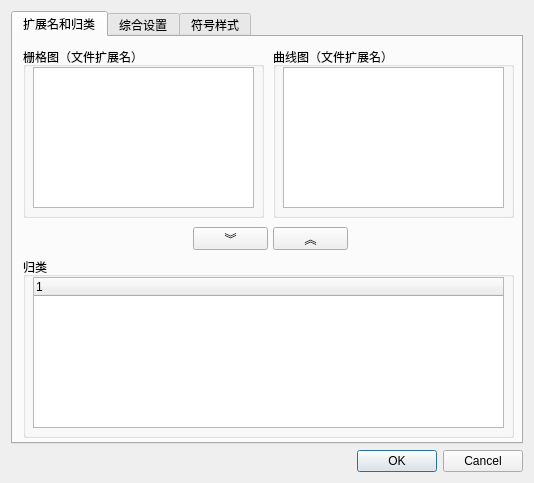
<?xml version="1.0" encoding="UTF-8"?>
<ui version="4.0">
 <class>MainSettingDialogSetup</class>
 <widget class="QDialog" name="MainSettingDialogSetup">
  <property name="geometry">
   <rect>
    <x>0</x>
    <y>0</y>
    <width>534</width>
    <height>483</height>
   </rect>
  </property>
  <property name="sizePolicy">
   <sizepolicy hsizetype="Fixed" vsizetype="Fixed">
    <horstretch>0</horstretch>
    <verstretch>0</verstretch>
   </sizepolicy>
  </property>
  <property name="windowTitle">
   <string>Dialog</string>
  </property>
  <layout class="QGridLayout" name="gridLayout">
   <item row="1" column="1">
    <widget class="QDialogButtonBox" name="buttonBox">
     <property name="orientation">
      <enum>Qt::Horizontal</enum>
     </property>
     <property name="standardButtons">
      <set>QDialogButtonBox::Cancel|QDialogButtonBox::Ok</set>
     </property>
    </widget>
   </item>
   <item row="0" column="1">
    <widget class="QTabWidget" name="tabWidget">
     <property name="currentIndex">
      <number>0</number>
     </property>
     <widget class="QWidget" name="tab">
      <attribute name="title">
       <string>扩展名和归类</string>
      </attribute>
      <widget class="QGroupBox" name="groupBox">
       <property name="geometry">
        <rect>
         <x>10</x>
         <y>10</y>
         <width>241</width>
         <height>171</height>
        </rect>
       </property>
       <property name="title">
        <string>栅格图（文件扩展名）</string>
       </property>
       <widget class="QListWidget" name="rasterList">
        <property name="geometry">
         <rect>
          <x>10</x>
          <y>20</y>
          <width>221</width>
          <height>141</height>
         </rect>
        </property>
       </widget>
      </widget>
      <widget class="QGroupBox" name="groupBox_2">
       <property name="geometry">
        <rect>
         <x>260</x>
         <y>10</y>
         <width>241</width>
         <height>171</height>
        </rect>
       </property>
       <property name="title">
        <string>曲线图（文件扩展名）</string>
       </property>
       <widget class="QListWidget" name="curveList">
        <property name="geometry">
         <rect>
          <x>10</x>
          <y>20</y>
          <width>221</width>
          <height>141</height>
         </rect>
        </property>
       </widget>
      </widget>
      <widget class="QGroupBox" name="groupBox_3">
       <property name="geometry">
        <rect>
         <x>10</x>
         <y>220</y>
         <width>491</width>
         <height>181</height>
        </rect>
       </property>
       <property name="title">
        <string>归类</string>
       </property>
       <widget class="QTreeWidget" name="classifyTree">
        <property name="geometry">
         <rect>
          <x>10</x>
          <y>20</y>
          <width>471</width>
          <height>151</height>
         </rect>
        </property>
        <column>
         <property name="text">
          <string notr="true">1</string>
         </property>
        </column>
       </widget>
      </widget>
      <widget class="QPushButton" name="addClassify">
       <property name="geometry">
        <rect>
         <x>180</x>
         <y>190</y>
         <width>75</width>
         <height>23</height>
        </rect>
       </property>
       <property name="text">
        <string>︾</string>
       </property>
      </widget>
      <widget class="QPushButton" name="removeClassify">
       <property name="geometry">
        <rect>
         <x>260</x>
         <y>190</y>
         <width>75</width>
         <height>23</height>
        </rect>
       </property>
       <property name="text">
        <string>︽</string>
       </property>
      </widget>
     </widget>
     <widget class="QWidget" name="tab_2">
      <attribute name="title">
       <string>综合设置</string>
      </attribute>
      <widget class="QListWidget" name="allList">
       <property name="geometry">
        <rect>
         <x>10</x>
         <y>10</y>
         <width>491</width>
         <height>391</height>
        </rect>
       </property>
      </widget>
     </widget>
     <widget class="QWidget" name="tab_3">
      <attribute name="title">
       <string>符号样式</string>
      </attribute>
      <widget class="QListWidget" name="symbolList">
       <property name="geometry">
        <rect>
         <x>10</x>
         <y>10</y>
         <width>491</width>
         <height>391</height>
        </rect>
       </property>
      </widget>
     </widget>
    </widget>
   </item>
  </layout>
 </widget>
 <resources/>
 <connections>
  <connection>
   <sender>buttonBox</sender>
   <signal>accepted()</signal>
   <receiver>MainSettingDialogSetup</receiver>
   <slot>accept()</slot>
   <hints>
    <hint type="sourcelabel">
     <x>248</x>
     <y>254</y>
    </hint>
    <hint type="destinationlabel">
     <x>157</x>
     <y>274</y>
    </hint>
   </hints>
  </connection>
  <connection>
   <sender>buttonBox</sender>
   <signal>rejected()</signal>
   <receiver>MainSettingDialogSetup</receiver>
   <slot>reject()</slot>
   <hints>
    <hint type="sourcelabel">
     <x>316</x>
     <y>260</y>
    </hint>
    <hint type="destinationlabel">
     <x>286</x>
     <y>274</y>
    </hint>
   </hints>
  </connection>
 </connections>
</ui>
